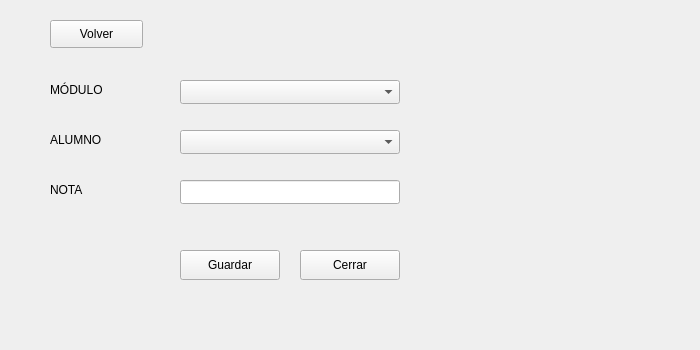
<?xml version="1.0" encoding="UTF-8"?>
<ui version="4.0">
 <class>VentanaProfesor</class>
 <widget class="QWidget" name="VentanaProfesor">
  <property name="geometry">
   <rect>
    <x>0</x>
    <y>0</y>
    <width>700</width>
    <height>350</height>
   </rect>
  </property>
  <property name="windowTitle">
   <string>Ventana profesor</string>
  </property>
  <widget class="QLabel" name="labelModulo">
   <property name="geometry">
    <rect>
     <x>50</x>
     <y>80</y>
     <width>100</width>
     <height>20</height>
    </rect>
   </property>
   <property name="text">
    <string>MÓDULO</string>
   </property>
  </widget>
  <widget class="QComboBox" name="comboModulo">
   <property name="geometry">
    <rect>
     <x>180</x>
     <y>80</y>
     <width>220</width>
     <height>24</height>
    </rect>
   </property>
  </widget>
  <widget class="QLabel" name="labelAlumno">
   <property name="geometry">
    <rect>
     <x>50</x>
     <y>130</y>
     <width>100</width>
     <height>20</height>
    </rect>
   </property>
   <property name="text">
    <string>ALUMNO</string>
   </property>
  </widget>
  <widget class="QComboBox" name="comboAlumno">
   <property name="geometry">
    <rect>
     <x>180</x>
     <y>130</y>
     <width>220</width>
     <height>24</height>
    </rect>
   </property>
  </widget>
  <widget class="QLabel" name="labelNota">
   <property name="geometry">
    <rect>
     <x>50</x>
     <y>180</y>
     <width>100</width>
     <height>20</height>
    </rect>
   </property>
   <property name="text">
    <string>NOTA</string>
   </property>
  </widget>
  <widget class="QLineEdit" name="txtNota">
   <property name="geometry">
    <rect>
     <x>180</x>
     <y>180</y>
     <width>220</width>
     <height>24</height>
    </rect>
   </property>
  </widget>
  <widget class="QPushButton" name="btnGuardar">
   <property name="geometry">
    <rect>
     <x>180</x>
     <y>250</y>
     <width>100</width>
     <height>30</height>
    </rect>
   </property>
   <property name="text">
    <string>Guardar</string>
   </property>
  </widget>
  <widget class="QPushButton" name="btnCerrar">
   <property name="geometry">
    <rect>
     <x>300</x>
     <y>250</y>
     <width>100</width>
     <height>30</height>
    </rect>
   </property>
   <property name="text">
    <string>Cerrar</string>
   </property>
  </widget>
  <widget class="QPushButton" name="btnVolver">
   <property name="geometry">
    <rect>
     <x>50</x>
     <y>20</y>
     <width>93</width>
     <height>28</height>
    </rect>
   </property>
   <property name="text">
    <string>Volver</string>
   </property>
  </widget>
 </widget>
 <resources/>
 <connections/>
</ui>
